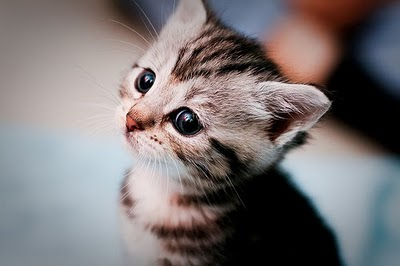
#> input picture assignment3/kitten.jpg, 400 x 266 px
$ jupyter execute --allow-errors ImageGeneration.ipynb   (shell and % lines are left out)   (older library calls are emulated)
#> lines starting #> are read from the running program, lines starting #| are printed output that depends on the picture
# Image Generation
In this notebook we will continue our exploration of image gradients using the deep model that was pretrained on TinyImageNet. We will explore various ways of using these image gradients to generate images. We will implement class visualizations, feature inversion, and DeepDream.

[cell 1]
# As usual, a bit of setup

import time, os, json
import numpy as np
from scipy.misc import imread, imresize
import matplotlib.pyplot as plt

from cs231n.classifiers.pretrained_cnn import PretrainedCNN
from cs231n.data_utils import load_tiny_imagenet
from cs231n.image_utils import blur_image, deprocess_image, preprocess_image

plt.rcParams['figure.figsize'] = (10.0, 8.0) # set default size of plots
plt.rcParams['image.interpolation'] = 'nearest'
plt.rcParams['image.cmap'] = 'gray'

# for auto-reloading external modules
# see http://stackoverflow.com/questions/1907993/autoreload-of-modules-in-ipython

# TinyImageNet and pretrained model
As in the previous notebook, load the TinyImageNet dataset and the pretrained model.

#> (a cell that did not finish here is left out)

 # Class visualization
By starting with a random noise image and performing gradient ascent on a target class, we can generate an image that the network will recognize as the target class. This idea was first presented in [1]; [2] extended this idea by suggesting several regularization techniques that can improve the quality of the generated image.

Concretely, let $I$ be an image and let $y$ be a target class. Let $s_y(I)$ be the score that a convolutional network assigns to the image $I$ for class $y$; note that these are raw unnormalized scores, not class probabilities. We wish to generate an image $I^*$ that achieves a high score for the class $y$ by solving the problem

$$
I^* = \arg\max_I s_y(I) + R(I)
$$

where $R$ is a (possibly implicit) regularizer. We can solve this optimization problem using gradient descent, computing gradients with respect to the generated image. We will use (explicit) L2 regularization of the form

$$
R(I) + \lambda \|I\|_2^2
$$

and implicit regularization as suggested by [2] by peridically blurring the generated image. We can solve this problem using gradient ascent on the generated image.

In the cell below, complete the implementation of the `create_class_visualization` function.

[1] Karen Simonyan, Andrea Vedaldi, and Andrew Zisserman. "Deep Inside Convolutional Networks: Visualising
Image Classification Models and Saliency Maps", ICLR Workshop 2014.

[2] Yosinski et al, "Understanding Neural Networks Through Deep Visualization", ICML 2015 Deep Learning Workshop

[cell 3]
# [66 lines left out: function create_class_visualization, not called in this run]

You can use the code above to generate some cool images! An example is shown below. Try to generate a cool-looking image. If you want you can try to implement the other regularization schemes from Yosinski et al, but it isn't required.

[cell 4]
target_y = 43 # Tarantula
#> (the rest of this cell did not finish here and is left out)

# Feature Inversion
In an attempt to understand the types of features that convolutional networks learn to recognize, a recent paper [1] attempts to reconstruct an image from its feature representation. We can easily implement this idea using image gradients from the pretrained network.

Concretely, given a image $I$, let $\phi_\ell(I)$ be the activations at layer $\ell$ of the convolutional network $\phi$. We wish to find an image $I^*$ with a similar feature representation as $I$ at layer $\ell$ of the network $\phi$ by solving the optimization problem

$$
I^* = \arg\min_{I'} \|\phi_\ell(I) - \phi_\ell(I')\|_2^2 + R(I')
$$

where $\|\cdot\|_2^2$ is the squared Euclidean norm. As above, $R$ is a (possibly implicit) regularizer. We can solve this optimization problem using gradient descent, computing gradients with respect to the generated image. We will use (explicit) L2 regularization of the form

$$
R(I') + \lambda \|I'\|_2^2
$$

together with implicit regularization by periodically blurring the image, as recommended by [2].

Implement this method in the function below.

[1] Aravindh Mahendran, Andrea Vedaldi, "Understanding Deep Image Representations by Inverting them", CVPR 2015

[2] Yosinski et al, "Understanding Neural Networks Through Deep Visualization", ICML 2015 Deep Learning Workshop

[cell 5]
# [65 lines left out: function invert_features, not called in this run]

### Shallow feature reconstruction
After implementing the feature inversion above, run the following cell to try and reconstruct features from the fourth convolutional layer of the pretrained model. You should be able to reconstruct the features using the provided optimization parameters.

[cell 6]
filename = 'kitten.jpg'
layer = 3 # layers start from 0 so these are features after 4 convolutions
img = imresize(imread(filename), (64, 64))
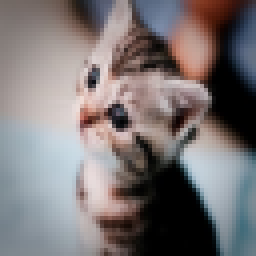
#> img: shape (64, 64, 3) (shown 4 times larger); mean R, G, B 122.7, 116.6, 117.5

plt.imshow(img)
plt.gcf().set_size_inches(3, 3)
plt.title('Original image')
plt.axis('off')
plt.show()

# Preprocess the image before passing it to the network:
# subtract the mean, add a dimension, etc
#> (the rest of this cell did not finish here and is left out)

### Deep feature reconstruction
Reconstructing images using features from deeper layers of the network tends to give interesting results. In the cell below, try to reconstruct the best image you can by inverting the features after 7 layers of convolutions. You will need to play with the hyperparameters to try and get a good result.

HINT: If you read the paper by Mahendran and Vedaldi, you'll see that reconstructions from deep features tend not to look much like the original image, so you shouldn't expect the results to look like the reconstruction above. You should be able to get an image that shows some discernable structure within 1000 iterations.

[cell 7]
filename = 'kitten.jpg'
layer = 6 # layers start from 0 so these are features after 7 convolutions
img = imresize(imread(filename), (64, 64))

plt.imshow(img)
plt.gcf().set_size_inches(3, 3)
plt.title('Original image')
plt.axis('off')
plt.show()

# Preprocess the image before passing it to the network:
# subtract the mean, add a dimension, etc
#> (the rest of this cell did not finish here and is left out)

# DeepDream
In the summer of 2015, Google released a [blog post](http://googleresearch.blogspot.com/2015/06/inceptionism-going-deeper-into-neural.html) describing a new method of generating images from neural networks, and they later [released code](https://github.com/google/deepdream) to generate these images.

The idea is very simple. We pick some layer from the network, pass the starting image through the network to extract features at the chosen layer, set the gradient at that layer equal to the activations themselves, and then backpropagate to the image. This has the effect of modifying the image to amplify the activations at the chosen layer of the network.

For DeepDream we usually extract features from one of the convolutional layers, allowing us to generate images of any resolution.

We can implement this idea using our pretrained network. The results probably won't look as good as Google's since their network is much bigger, but we should still be able to generate some interesting images.

[cell 8]
# [62 lines left out: function deepdream, not called in this run]

# Generate some images!
Try and generate a cool-looking DeepDeam image using the pretrained network. You can try using different layers, or starting from different images. You can reduce the image size if it runs too slowly on your machine, or increase the image size if you are feeling ambitious.

[cell 9]
def read_image(filename, max_size):
    """
    Read an image from disk and resize it so its larger side is max_size
    """
#> called with filename = 'sky.jpg', max_size = 256
    img = imread(filename)
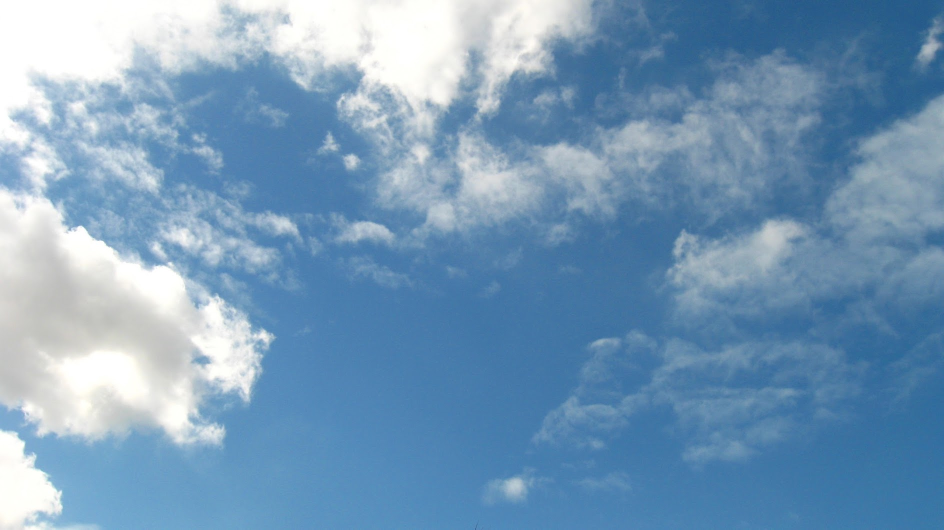
#> input picture assignment3/sky.jpg, 1887 x 1059 px (shown at 1/2 size)
#> img is the input picture: shape (1059, 1887, 3); mean R, G, B 119.1, 154.6, 184.6
    H, W, _ = img.shape
#> H = 1059; W = 1887
    if H >= W:
        img = imresize(img, (max_size, int(W * float(max_size) / H)))
    elif H < W:
        img = imresize(img, (int(H * float(max_size) / W), max_size))
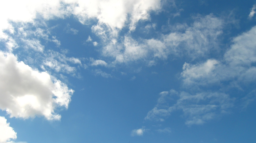
#> img: shape (143, 256, 3); mean R, G, B 119.1, 154.6, 184.6
    return img

filename = 'sky.jpg'
max_size = 256
img = read_image(filename, max_size)
plt.imshow(img)
plt.axis('off')

# Preprocess the image by converting to float, transposing,
# and performing mean subtraction.
#> (the rest of this cell did not finish here and is left out)
